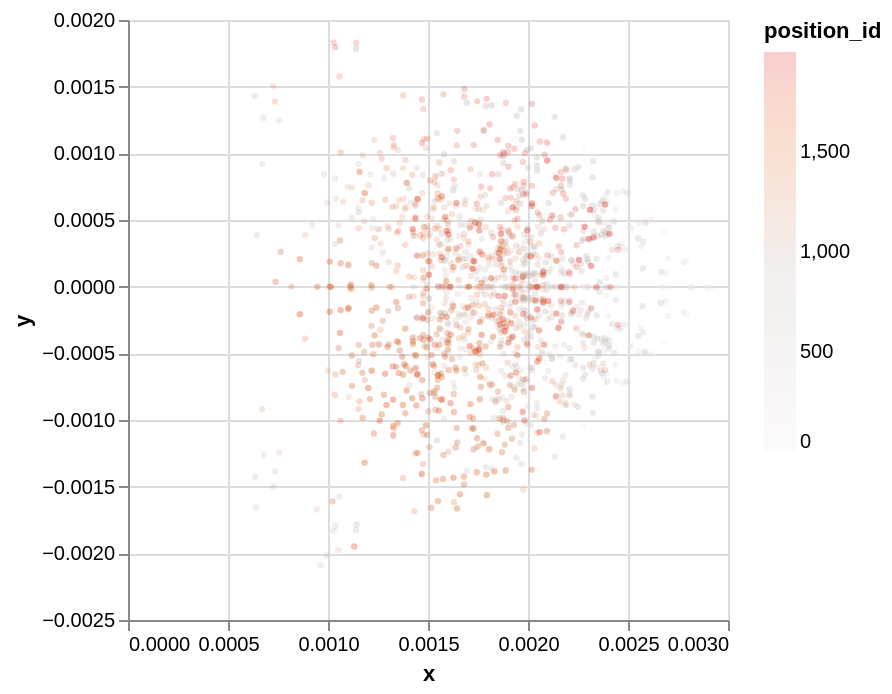

The notebook cell saved with this chart:
### Code cell
(
    alt.Chart(spectral_embeddings.head(2000))
    .mark_point(
        size=10,
        opacity=0.2,
        filled=True,
    )
    .encode(x="x", y="y", color=alt.Color("position_id").scale(scheme="lightgreyred"))
)

### Figure 1 — Vega-Lite specification as saved in the notebook (floating-point values rounded to 4 significant figures; data arrays with more than 128 entries replaced by an {"elided": "..."} marker saying what was removed)
{"config": {"view": {"continuousWidth": 300, "continuousHeight": 300}}, "data": {"name": "data-138199bef6e28b0aadc04f5fd197427c"}, "mark": {"type": "point", "filled": true, "opacity": 0.2, "size": 10}, "encoding": {"color": {"field": "position_id", "scale": {"scheme": "lightgreyred"}, "type": "quantitative"}, "x": {"field": "x", "type": "quantitative"}, "y": {"field": "y", "type": "quantitative"}}, "$schema": "https://vega.github.io/schema/vega-lite/v6.4.1.json", "datasets": {"data-138199bef6e28b0aadc04f5fd197427c": {"elided": "2000 records"}}}
